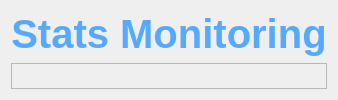
            <widget class="QWidget" name="monitoring_page">
             <layout class="QVBoxLayout" name="verticalLayout_21">
              <item>
               <widget class="QLabel" name="label_4">
                <property name="maximumSize">
                 <size>
                  <width>16777215</width>
                  <height>60</height>
                 </size>
                </property>
                <property name="font">
                 <font>
                  <pointsize>30</pointsize>
                  <weight>75</weight>
                  <bold>true</bold>
                 </font>
                </property>
                <property name="styleSheet">
                 <string notr="true">color: rgb(85, 170, 255);</string>
                </property>
                <property name="text">
                 <string>Stats Monitoring</string>
                </property>
                <property name="alignment">
                 <set>Qt::AlignCenter</set>
                </property>
               </widget>
              </item>
              <item>
               <widget class="QFrame" name="frame_13">
                <property name="styleSheet">
                 <string notr="true"/>
                </property>
                <property name="frameShape">
                 <enum>QFrame::StyledPanel</enum>
                </property>
                <property name="frameShadow">
                 <enum>QFrame::Raised</enum>
                </property>
                <widget class="QFrame" name="genning_monitoring_frame_two">
                 <property name="geometry">
                  <rect>
                   <x>790</x>
                   <y>540</y>
                   <width>270</width>
                   <height>200</height>
                  </rect>
                 </property>
                 <property name="minimumSize">
                  <size>
                   <width>270</width>
                   <height>200</height>
                  </size>
                 </property>
                 <property name="maximumSize">
                  <size>
                   <width>400</width>
                   <height>16777215</height>
                  </size>
                 </property>
                 <property name="styleSheet">
                  <string notr="true">background-color: rgb(85, 170, 255);</string>
                 </property>
                 <property name="frameShape">
                  <enum>QFrame::StyledPanel</enum>
                 </property>
                 <property name="frameShadow">
                  <enum>QFrame::Raised</enum>
                 </property>
                 <layout class="QVBoxLayout" name="verticalLayout_25">
                  <item>
                   <widget class="QLabel" name="total_sended_webhooks_lbl">
                    <property name="font">
                     <font>
                      <pointsize>12</pointsize>
                      <weight>75</weight>
                      <bold>true</bold>
                     </font>
                    </property>
                    <property name="styleSheet">
                     <string notr="true"/>
                    </property>
                    <property name="text">
                     <string>Total sended webhooks: 0</string>
                    </property>
                   </widget>
                  </item>
                  <item>
                   <widget class="QLabel" name="total_sended_email_stats_lbl">
                    <property name="font">
                     <font>
                      <pointsize>12</pointsize>
                      <weight>75</weight>
                      <bold>true</bold>
                     </font>
                    </property>
                    <property name="styleSheet">
                     <string notr="true"/>
                    </property>
                    <property name="text">
                     <string>Total sended stats emails: 0</string>
                    </property>
                   </widget>
                  </item>
                  <item>
                   <widget class="QLabel" name="total_running_threads_lbl">
                    <property name="font">
                     <font>
                      <pointsize>12</pointsize>
                      <weight>75</weight>
                      <bold>true</bold>
                     </font>
                    </property>
                    <property name="text">
                     <string>Total running threads: 0/0</string>
                    </property>
                   </widget>
                  </item>
                  <item>
                   <widget class="QLabel" name="genning_bot_uptime_lbl">
                    <property name="font">
                     <font>
                      <pointsize>12</pointsize>
                      <weight>75</weight>
                      <bold>true</bold>
                     </font>
                    </property>
                    <property name="styleSheet">
                     <string notr="true"/>
                    </property>
                    <property name="text">
                     <string>Bot uptime: 00:00:00</string>
                    </property>
                   </widget>
                  </item>
                 </layout>
                </widget>
               </widget>
              </item>
             </layout>
            </widget>
